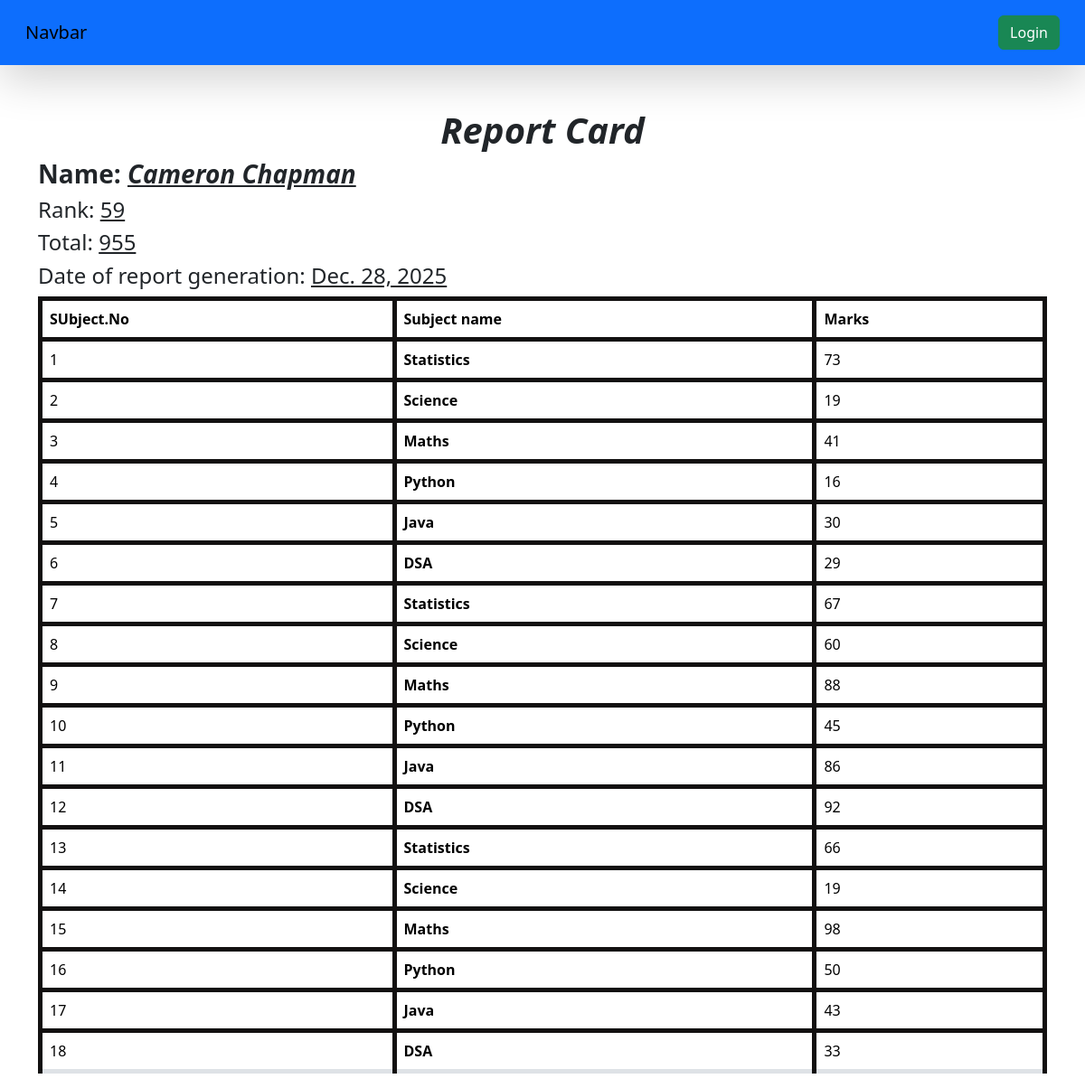
/see_marks/Stu63/, run on the app's committed database.
### vegetable/models.py (models this page shows, shortened)
class SubjectMarks(models.Model):
    student=models.ForeignKey(Student,related_name="studentmarks",on_delete=models.CASCADE)
    subject=models.ForeignKey(Subject,on_delete=models.CASCADE)
    marks=models.IntegerField()
    class Meta:
        unique_together=['student','subject']

class Student(models.Model):
    department=models.ForeignKey(Department,related_name="depart",on_delete=models.CASCADE)
    student_id=models.OneToOneField(StudentID,related_name="studentid",on_delete=models.SET_NULL,null=True,unique=True)
    name=models.CharField(max_length=100)
    email=models.EmailField(unique=True)
    age=models.IntegerField(default=18)
    address=models.TextField(blank=True,null=True)
    is_deleted=models.BooleanField(default=False)
    objects=StudentsManager()
    admin_objects=models.Manager()
    def __str__(self) -> str:
        return self.name
    class Meta:
        ordering=['name']
        verbose_name="student"

class Reportcard(models.Model):
    student=models.ForeignKey(Student,related_name="studentreportcard",on_delete=models.CASCADE)
    student_rank=models.IntegerField()
    date_of_report_card_generation=models.DateField(auto_now_add=True)
    class Meta:
        unique_together=['student_rank','date_of_report_card_generation']

class Subject(models.Model):
    sub_name=models.CharField(max_length=100)

### vegetable/views.py (the view)
# urls.py: path("see_marks/<student_id>/",see_marks,name="see_marks"),
def see_marks(request,student_id):
    queryset=SubjectMarks.objects.filter(student__student_id__student_id=student_id)
    total_marks=queryset.aggregate(total_marks=Sum('marks'))
    return render(request,'vegetable/report/see_marks.html',{'queryset':queryset,'total_marks':total_marks})

### vegetable/templates/vegetable/report/see_marks.html
{% extends 'home/base.html' %}
{%block start%}
<div class="container mt-5">
<table class='table table-stripped'>
    <div><h1 style="text-align:center"><b><i>Report Card</i></b></h1></div>
    <h3><b>Name: <i><u>{{queryset.first.student}}</u></i></b></h3>
    <h4>Rank: <u>{{queryset.first.student.studentreportcard.first.student_rank}}</u></h4>
    <h4>Total: <u>{{total_marks.total_marks}}</u></h4>
    <h4>Date of report generation: <u>{{queryset.first.student.studentreportcard.first.date_of_report_card_generation}}</u></h4>
    <thead>
        <tr >
            <th scope="col"><b>SUbject.No</b></th>
            <th scope="col"><b>Subject name</b></th>
            <th scope="col"><b>Marks</b></th>
        </tr>
    </thead>
    <tbody>
            {% for i in queryset%}
        <tr>
            <td>{{forloop.counter}}</td>
            <td><b>{{i.subject.sub_name}}</b></td>
            <td>{{i.marks}}</td>
        </tr>
        {%endfor%}
        </tbody>
    </table>
</div>
{%endblock%}

### home/templates/home/base.html (style rules this page uses)
table,th,td { border:5px solid rgba(18, 16, 16, 1); }

### data on the page
SubjectMarks: first.student "Cameron Chapman", first.student.studentreportcard.first.student_rank "59", first.student.studentreportcard.first.date_of_report_card_generation "Dec. 28, 2025", subject.sub_name "Statistics", marks "67"
SubjectMarks: subject.sub_name "Statistics", marks "73"
SubjectMarks: subject.sub_name "Science", marks "19"
SubjectMarks: subject.sub_name "Maths", marks "41"
SubjectMarks: subject.sub_name "Python", marks "16"
SubjectMarks: subject.sub_name "Java", marks "30"
SubjectMarks: subject.sub_name "DSA", marks "29"
SubjectMarks: subject.sub_name "Science", marks "60"
SubjectMarks: subject.sub_name "Maths", marks "88"
SubjectMarks: subject.sub_name "Python", marks "45"
SubjectMarks: subject.sub_name "Java", marks "86"
SubjectMarks: subject.sub_name "DSA", marks "92"
SubjectMarks: subject.sub_name "Statistics", marks "66"
SubjectMarks: subject.sub_name "Science", marks "19"
SubjectMarks: subject.sub_name "Maths", marks "98"
SubjectMarks: subject.sub_name "Python", marks "50"
SubjectMarks: subject.sub_name "Java", marks "43"
SubjectMarks: subject.sub_name "DSA", marks "33"

### other printed values
{{ total_marks.total_marks }} "955"
